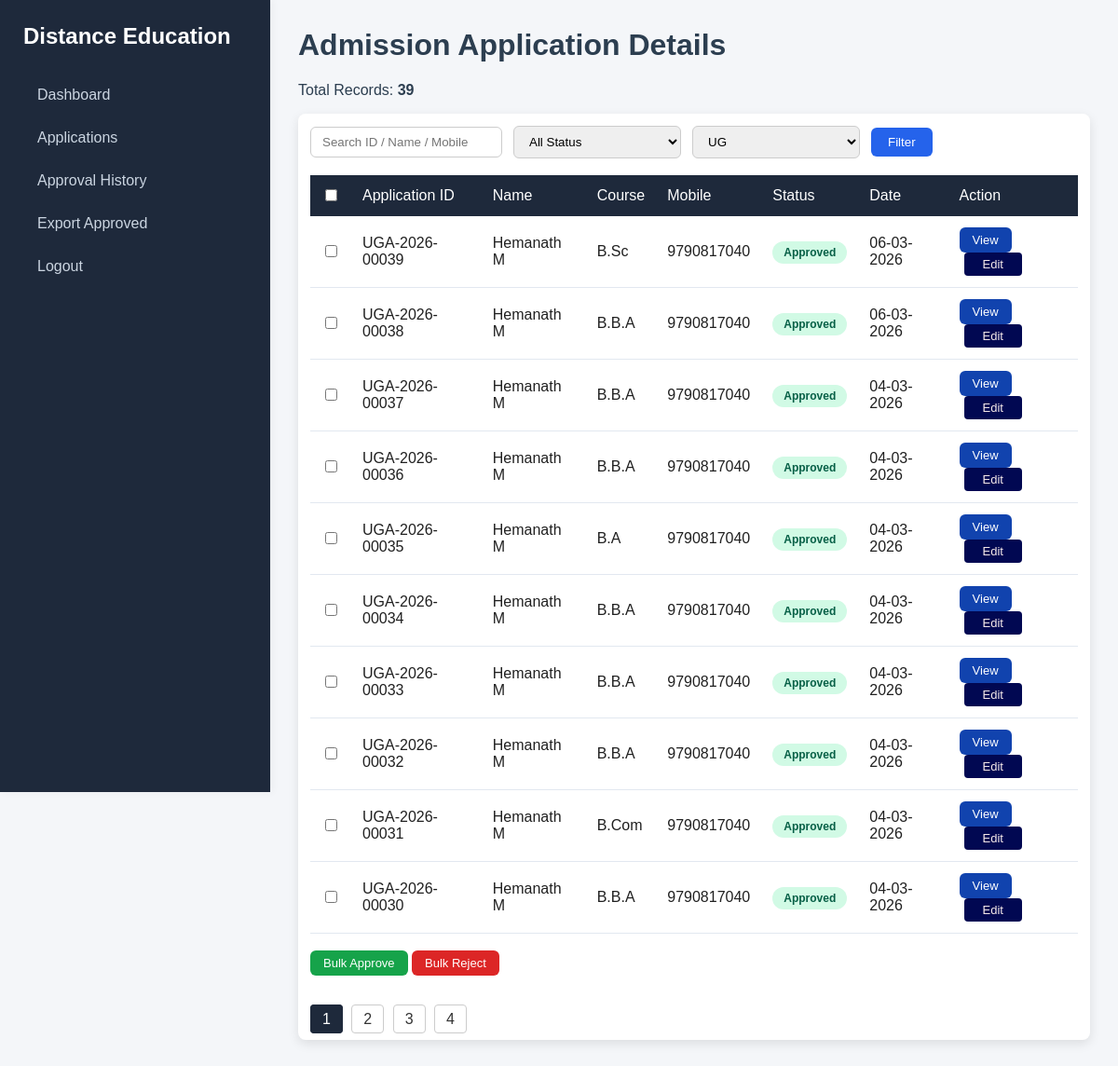
The page /admin/admission/list.php?type=UG (signed in) on the database its author committed.
### tables this page shows
CREATE TABLE `records` (
  `id` int(11) NOT NULL,
  `application_no` varchar(30) NOT NULL,
  `course_type` varchar(20) DEFAULT NULL,
  `foundation_lang` varchar(50) DEFAULT NULL,
  `programme_name` varchar(150) DEFAULT NULL,
  `main_subject` varchar(150) DEFAULT NULL,
  `medium` varchar(20) DEFAULT NULL,
  `differently_abled` varchar(5) DEFAULT NULL,
  `photo` varchar(255) DEFAULT NULL,
  `name` varchar(150) NOT NULL,
  `street` varchar(200) NOT NULL,
  `town` varchar(100) NOT NULL,
  `state` varchar(100) NOT NULL,
  `district` varchar(100) NOT NULL,
  `pincode` varchar(10) NOT NULL,
  `phone` varchar(15) DEFAULT NULL,
  `mobile` varchar(15) NOT NULL,
  `name_english` varchar(150) NOT NULL,
  `name_tamil` varchar(150) NOT NULL,
  `dob` date NOT NULL,
  `age` int(11) NOT NULL,
  `guardian_name` varchar(150) NOT NULL,
  `aadhaar` varchar(14) DEFAULT NULL,
  `nationality` varchar(50) DEFAULT NULL,
  `religion` varchar(100) DEFAULT NULL,
  `mother_tongue` varchar(100) DEFAULT NULL,
  `blood_group` varchar(5) DEFAULT NULL,
  `community` varchar(20) DEFAULT NULL,
  `caste` varchar(100) DEFAULT NULL,
  `employment_status` varchar(10) DEFAULT NULL,
  `employment_type` varchar(150) DEFAULT NULL,
  `other_course` varchar(10) DEFAULT NULL,
  `other_course_details` varchar(255) DEFAULT NULL,
  `defence_personnel` tinyint(1) DEFAULT 0,
  `ex_servicemen` tinyint(1) DEFAULT 0,
  `sslc_school` varchar(150) DEFAULT NULL,
  `sslc_board` varchar(150) DEFAULT NULL,
  `sslc_pass_year` varchar(20) DEFAULT NULL,
  `sslc_reg_no` varchar(50) DEFAULT NULL,
  `sslc_grade` varchar(50) DEFAULT NULL,
  `sslc_max_marks` varchar(20) DEFAULT NULL,
  `hsc_school` varchar(150) DEFAULT NULL,
  `hsc_board` varchar(150) DEFAULT NULL,
  `hsc_pass_year` varchar(20) DEFAULT NULL,
  `hsc_reg_no` varchar(50) DEFAULT NULL,
  `hsc_grade` varchar(50) DEFAULT NULL,
  `hsc_max_marks` varchar(20) DEFAULT NULL,
  `abc_status` varchar(10) DEFAULT NULL,
  `abc_id` varchar(12) DEFAULT NULL,
  `sslc_file` varchar(255) DEFAULT NULL,
  `hsc_file` varchar(255) DEFAULT NULL,
  `ug_file` varchar(255) DEFAULT NULL,
  `tc_file` varchar(255) DEFAULT NULL,
  `migration_file` varchar(255) DEFAULT NULL,
  `undertaking_file` varchar(255) DEFAULT NULL,
  `enclosures` text DEFAULT NULL,
  `created_at` timestamp NOT NULL DEFAULT current_timestamp(),
  `dip_school` varchar(200) DEFAULT NULL,
  `dip_board` varchar(200) DEFAULT NULL,
  `dip_pass_year` varchar(10) DEFAULT NULL,
  `dip_reg_no` varchar(50) DEFAULT NULL,
  `dip_grade` varchar(50) DEFAULT NULL,
  `dip_max_marks` varchar(50) DEFAULT NULL,
  `ug_school` varchar(200) DEFAULT NULL,
  `ug_board` varchar(200) DEFAULT NULL,
  `ug_pass_year` varchar(10) DEFAULT NULL,
  `ug_reg_no` varchar(50) DEFAULT NULL,
  `ug_grade` varchar(50) DEFAULT NULL,
  `ug_max_marks` varchar(50) DEFAULT NULL,
  `mother_name` varchar(100) NOT NULL,
  `email` varchar(150) NOT NULL,
  `defence_ward` varchar(50) DEFAULT NULL,
  `status` varchar(20) DEFAULT 'Pending',
  `staff_remark` text DEFAULT NULL,
  `processed_by` varchar(100) DEFAULT NULL,
  `processed_at` datetime DEFAULT NULL,
  `enrollment_no` varchar(30) DEFAULT NULL,
  `course_code` varchar(10) DEFAULT NULL,
  `course_id` int(11) DEFAULT NULL
);

### admin/admission/list.php (the view, shortened to what this page needs)
<?php
require_once "../../db.php";
$search = $_GET['search'] ?? '';
$status = $_GET['status'] ?? '';
$type   = $_GET['type'] ?? '';
$page   = isset($_GET['page']) ? (int)$_GET['page'] : 1;
$limit = 10;
$start = ($page - 1) * $limit;
$where = " WHERE 1=1 ";
$params = [];
$types = "";
if($type){
    $where .= " AND course_type=?";
    $params[] = $type;
    $types .= "s";
}
$countSql = "SELECT COUNT(*) as c FROM records $where";
$countStmt = $conn->prepare($countSql);
if(!empty($params)){
    $countStmt->bind_param($types, ...$params);
}
$countStmt->execute();
$totalRows = $countStmt->get_result()->fetch_assoc()['c'];
$totalPages = ceil($totalRows / $limit);
$sql = "
SELECT id, application_no, name, course_type, programme_name,
mobile, status, created_at
FROM records
$where
ORDER BY created_at DESC
LIMIT ?,?
";
$stmt = $conn->prepare($sql);
if(!empty($params)){
    $types .= "ii";
    $params[] = $start;
    $params[] = $limit;
    $stmt->bind_param($types, ...$params);
}else{
    $stmt->bind_param("ii", $start, $limit);
}
$stmt->execute();
$result = $stmt->get_result();
?>
<!DOCTYPE html>
<html>
<head>
<link rel="stylesheet" href="../assets/style.css">
</head>
<body>
<div class="sidebar">
<h2>Distance Education</h2>
<a href="../dashboard.php">Dashboard</a>
<a href="list.php">Applications</a>
<a href="history.php">Approval History</a>
<a href="export.php">Export Approved</a>
<a href="../logout.php">Logout</a>
</div>
<div class="main">
<h1>Admission Application Details</h1>
<p>Total Records: <strong><?php echo $totalRows; ?></strong></p>
<div class="card white">
<form method="GET" class="filter-form">
<input type="text" name="search" placeholder="Search ID / Name / Mobile"
value="<?php echo htmlspecialchars($search); ?>">
<select name="status">
<option value="">All Status</option>
</select>
<select name="type">
<option value="UG" <?php if($type=="UG") echo "selected"; ?>>UG</option>
</select>
<button type="submit">Filter</button>
</form>
<br>
<form method="POST">
<table class="data-table">
<thead>
<tr>
<th><input type="checkbox" onclick="toggleSelectAll(this)"></th>
<th>Application ID</th>
<th>Name</th>
<th>Course</th>
<th>Mobile</th>
<th>Status</th>
<th>Date</th>
<th>Action</th>
</tr>
</thead>
<tbody>
<?php while($row = $result->fetch_assoc()): ?>
<tr>
<td><input type="checkbox" name="ids[]" value="<?php echo $row['id']; ?>"></td>
<td><?php echo $row['application_no']; ?></td>
<td><?php echo $row['name']; ?></td>
<td><?php echo $row['programme_name']; ?></td>
<td><?php echo $row['mobile']; ?></td>
<td>
<?php
if($row['status']=="Pending")
echo "<span class='badge pending'>Pending</span>";
elseif($row['status']=="Approved")
echo "<span class='badge approved'>Approved</span>";
else
echo "<span class='badge rejected'>Rejected</span>";
?>
</td>
<td><?php echo date("d-m-Y", strtotime($row['created_at'])); ?></td>
<td>
<a class="btn view" href="view.php?id=<?php echo $row['id']; ?>">View</a>
<a class="btn edit"
href="edit.php?id=<?php echo $row['id']; ?>">
Edit
</a>
</td>
</tr>
<?php endwhile; ?>
</tbody>
</table>
<br>
<button name="bulk_action" value="approve" class="btn approve">
Bulk Approve
</button>
<button name="bulk_action" value="reject" class="btn reject">
Bulk Reject
</button>
</form>
<br>
<div class="pagination">
<?php for($i=1;$i<=$totalPages;$i++): ?>
<a class="<?php echo ($i==$page)?'active':''; ?>"
href="?page=<?php echo $i; ?>&search=<?php echo $search; ?>&status=<?php echo $status; ?>&type=<?php echo $type; ?>">
<?php echo $i; ?>
</a>
<?php endfor; ?>
</div>
</div>
</div>
</body>
</html>

### admin/assets/style.css (style rules this page uses)
body { margin:0; font-family: "Segoe UI", Arial, sans-serif; background:#f4f6f9; color:#2c3e50; }
h1,h2,h3 { margin-top:0; font-weight:600; }
.sidebar { width:240px; height:100vh; position:fixed; background:#1e293b; padding:25px; box-shadow:2px 0 8px rgba(0,0,0,0.05); }
.sidebar h2 { color:#fff; margin-bottom:30px; }
.sidebar a { display:block; padding:10px 15px; margin-bottom:8px; color:#cbd5e1; text-decoration:none; border-radius:6px; transition:0.3s; }
.main { margin-left:290px; padding:30px; }
.card { background:#fff; padding:25px; border-radius:10px; box-shadow:0 4px 12px rgba(0,0,0,0.06); margin-bottom:25px; }
.filter-form { display:flex; gap:12px; flex-wrap:wrap; align-items:center; }
.filter-form input, .filter-form select { padding:8px 12px; border:1px solid #ccc; border-radius:6px; min-width:180px; transition:0.3s; }
.filter-form button { padding:8px 18px; background:#2563eb; color:white; border:none; border-radius:6px; cursor:pointer; transition:0.3s; }
.data-table { width:100%; border-collapse:collapse; background:#fff; }
.data-table th { background:#1e293b; color:#fff; padding:12px; text-align:left; font-weight:500; }
.data-table td { padding:12px; border-bottom:1px solid #e2e8f0; }
.badge { padding:5px 12px; border-radius:20px; font-size:12px; font-weight:600; }
.approved { background:#d1fae5; color:#065f46; }
.btn { padding:6px 14px; border-radius:6px; text-decoration:none; font-size:13px; cursor:pointer; transition:0.3s; display:inline-block; }
.btn.view { background:#1143ae; color:white; }
.btn.edit { background:#010852; color:#f5e9e9; padding:5px 20px; text-decoration:none; border-radius:4px; margin-left:5px; }
.btn.approve { background:#16a34a; color:white; border:none; }
.btn.reject { background:#dc2626; color:white; border:none; }
.pagination { margin-top:20px; }
.pagination a { padding:6px 12px; border:1px solid #ccc; margin-right:5px; text-decoration:none; color:#333; border-radius:4px; transition:0.3s; }
.pagination .active { background:#1e293b; color:white; border-color:#1e293b; }
.card { padding:13px; border-radius:8px; min-height:40px; color:rgb(32, 32, 32); box-shadow:0 4px 12px rgba(0,0,0,0.1); }
body { margin:0; font-family:Arial; }

### rows shown on the page
records: application_no "UGA-2026-00039", name "Hemanath M", programme_name "B.Sc", mobile "9790817040", status "Approved", created_at "06-03-2026"
records: application_no "UGA-2026-00038", name "Hemanath M", programme_name "B.B.A", mobile "9790817040", status "Approved", created_at "06-03-2026"
records: application_no "UGA-2026-00037", name "Hemanath M", programme_name "B.B.A", mobile "9790817040", status "Approved", created_at "04-03-2026"
records: application_no "UGA-2026-00036", name "Hemanath M", programme_name "B.B.A", mobile "9790817040", status "Approved", created_at "04-03-2026"
records: application_no "UGA-2026-00035", name "Hemanath M", programme_name "B.A", mobile "9790817040", status "Approved", created_at "04-03-2026"
records: application_no "UGA-2026-00034", name "Hemanath M", programme_name "B.B.A", mobile "9790817040", status "Approved", created_at "04-03-2026"
records: application_no "UGA-2026-00033", name "Hemanath M", programme_name "B.B.A", mobile "9790817040", status "Approved", created_at "04-03-2026"
records: application_no "UGA-2026-00032", name "Hemanath M", programme_name "B.B.A", mobile "9790817040", status "Approved", created_at "04-03-2026"
records: application_no "UGA-2026-00031", name "Hemanath M", programme_name "B.Com", mobile "9790817040", status "Approved", created_at "04-03-2026"
records: application_no "UGA-2026-00030", name "Hemanath M", programme_name "B.B.A", mobile "9790817040", status "Approved", created_at "04-03-2026"

### other values the page prints
$totalRows "39"
